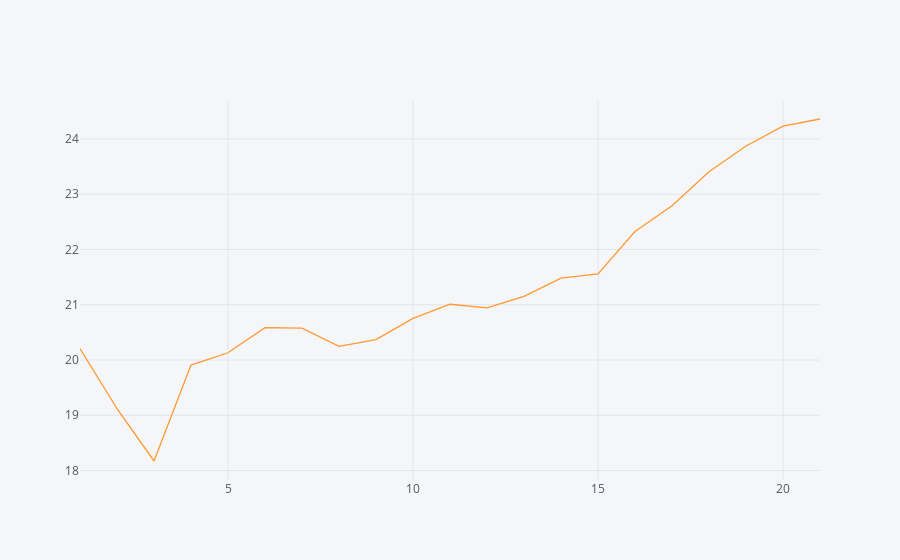

The notebook cell saved with this chart:
### Code cell
vwe.iplot(kind='line',x='parameter',y='Mean')

### Figure 1 — Plotly figure (JSON) as saved in the notebook; plotly's stock layout.template omitted (floating-point values rounded to 4 significant figures)
{"data": [{"line": {"color": "rgba(255, 153, 51, 1.0)", "dash": "solid", "width": 1.3}, "mode": "lines", "name": "Mean", "text": "", "type": "scatter", "x": [1, 2, 3, 4, 5, 6, 7, 8, 9, 10, 11, 12, 13, 14, 15, 16, 17, 18, 19, 20, 21], "y": [20.21, 19.12, 18.17, 19.91, 20.13, 20.58, 20.58, 20.25, 20.37, 20.75, 21.01, 20.94, 21.15, 21.48, 21.56, 22.33, 22.79, 23.41, 23.87, 24.23, 24.36]}], "layout": {"legend": {"bgcolor": "#F5F6F9", "font": {"color": "#4D5663"}}, "paper_bgcolor": "#F5F6F9", "plot_bgcolor": "#F5F6F9", "titlefont": {"color": "#4D5663"}, "xaxis1": {"gridcolor": "#E1E5ED", "showgrid": true, "tickfont": {"color": "#4D5663"}, "title": "", "titlefont": {"color": "#4D5663"}, "zerolinecolor": "#E1E5ED"}, "yaxis1": {"gridcolor": "#E1E5ED", "showgrid": true, "tickfont": {"color": "#4D5663"}, "title": "", "titlefont": {"color": "#4D5663"}, "zerolinecolor": "#E1E5ED"}}}
